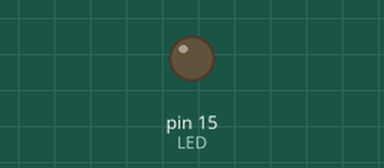
Recording of a sketch running on a simulated Arduino Uno, built with avr-gcc and run on an emulated ATmega328P. Parts: output pins drawn as LEDs (lit = HIGH). What the sketch prints to the serial monitor is not drawn.

Above: at 0.6 s.
At 2.5 s:
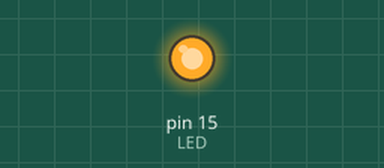
Timing chart, 0 to 6.7 s (numbered marks = the images above):
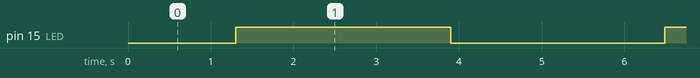

The sketch:

Analog_Pin_Led.ino
```cpp
#define LED 15
// S1 pin will be selected
int brightness = 0;
int brightAmount = 1;

void setup() {
  Serial.begin(115200);
  pinMode(LED, OUTPUT);
}

void loop() {
  analogWrite(LED, brightness);
  brightness = brightness + brightAmount;
  if (brightness <= 0 || brightness >= 255) {
    brightAmount = -brightAmount; // Change the sign of brightAmount
  }
  Serial.println(brightness);
  delay(10);
}
```

Measured:
- by itself, pin 15 (LED): alternates HIGH for 2.6 s and LOW for 2.6 s
